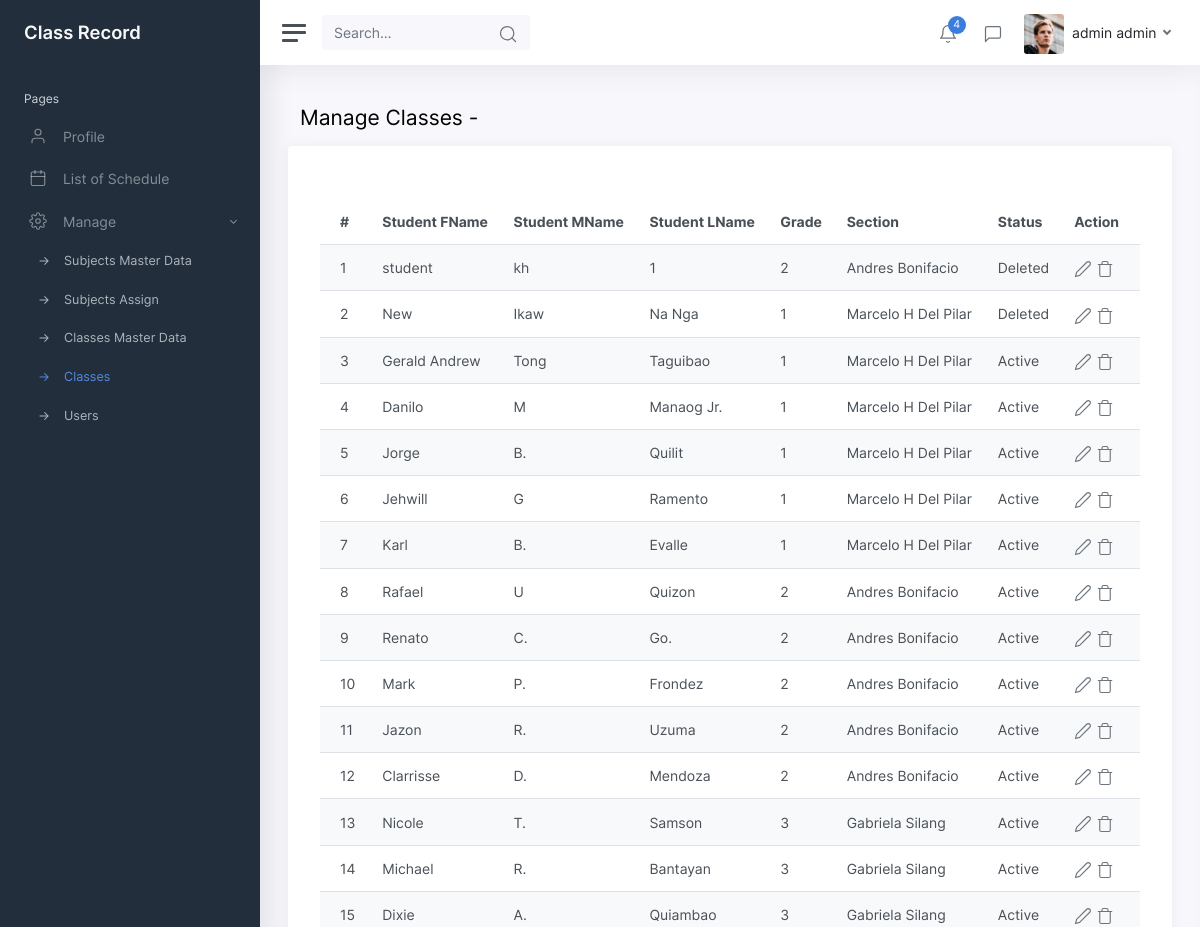
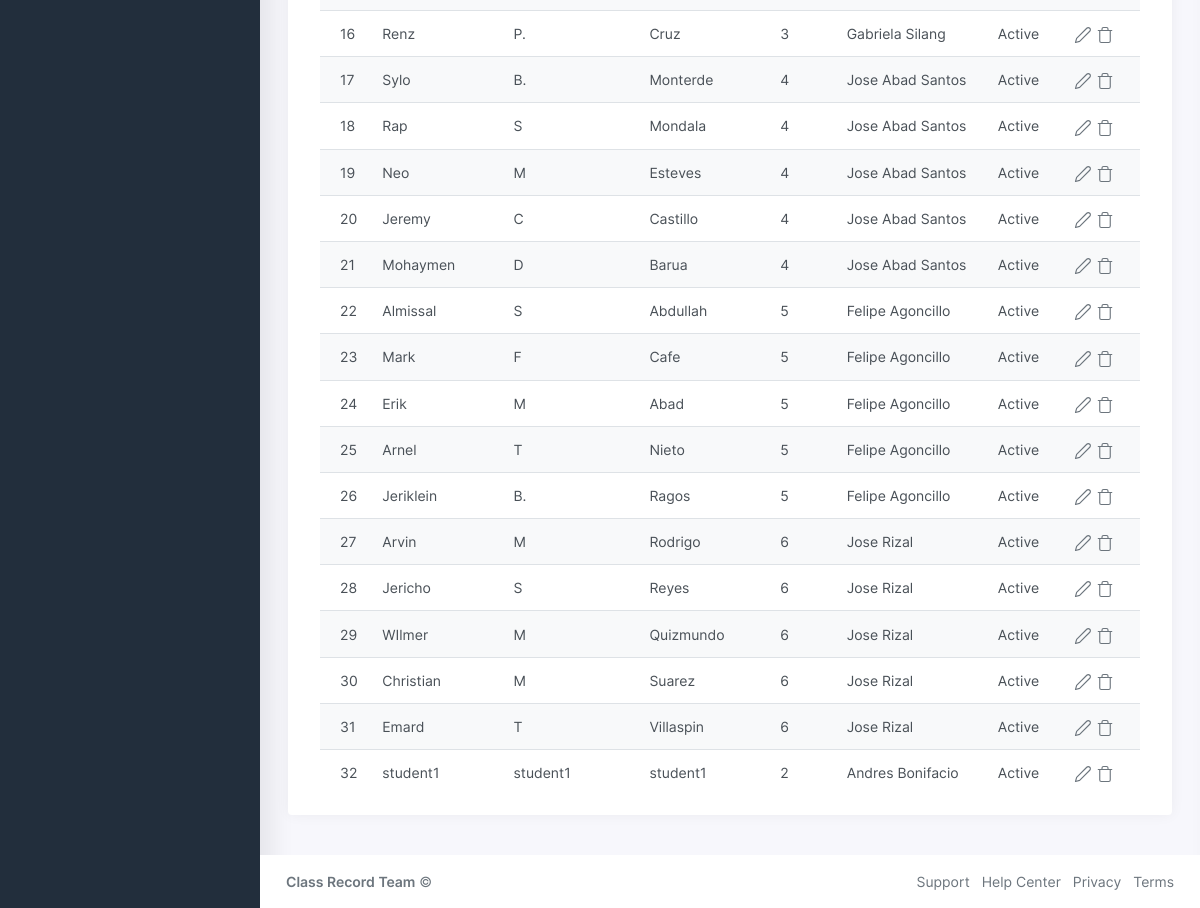
The app's page /classes.php (signed in) with its own data (2 pictures, top to bottom).
### tables this page shows
CREATE TABLE `user` (
  `userId` int NOT NULL,
  `email` varchar(255) NOT NULL,
  `lrn` varchar(255) NOT NULL,
  `username` varchar(255) NOT NULL,
  `password` varchar(255) NOT NULL,
  `first_name` varchar(255) NOT NULL,
  `middle_name` varchar(255) NOT NULL,
  `last_name` varchar(255) NOT NULL,
  `role` enum('Teacher','Student','Admin') NOT NULL,
  `date_created` datetime NOT NULL,
  `date_updated` datetime NOT NULL,
  `status` enum('Active','Inactive','Deleted') NOT NULL
);

### libraries/data_interface.php (called while the page is built, shortened)
<?php
class jpacObject{
	private $conn;
	public function __construct(){
  		try {
	 		$this->conn = new PDO("mysql:host=".db_server.";dbname=".db_name, db_user, db_pass);
  			$this->conn->setAttribute(PDO::ATTR_ERRMODE, PDO::ERRMODE_EXCEPTION);
		} catch(PDOException $e) {
		  	echo "Connection failed: " . $e->getMessage();
		  	die;
		}
	}
	function SQLQuery($sql) {
		$sth=$this->conn->prepare($sql);
		$sth->execute();
		$result = $sth->fetchAll();
		return $result;
	}
}
?>

### classes.php (the view, shortened to what this page needs)
<?php
$page="Classes";
$manage="yes";
$jpac=new JpacObject();
$userData=isset($_SESSION['userData']) ? $_SESSION['userData'] : [] ;
$id=isset($_REQUEST['id']) ? $_REQUEST['id'] : "";
$gradeVal="";
$sectionVal="";
if($id==""){
	$sqlStudent="SELECT t0.*,IFNULL(t2.grade,'') as grade,IFNULL(t2.section,'') as section from user t0 LEFT JOIN class t1 on t0.userId=t1.studentId LEFT JOIN classes_master_data t2 on t1.classMasterId=t2.classMasterId WHERE role='Student'";
	$studentData=$jpac->SQLQuery($sqlStudent);
}
?>
<?php include_once("includes/header.php"); ?>
	<div class="wrapper">
		<?php include_once("menu.php") ?>
		<div class="main">
			<?php include_once("navbar.php") ?>
			<main class="content">
				<div class="container-fluid p-0">
					<h1 class="h3 mb-3">Manage Classes <?= $gradeVal ?> - <?= $sectionVal ?></h1>
					<div class="row">
                        <div class="card">
                            <div class="card-header text-right">
                            </div>
                            <div class="card-body table-responsive">
                            <table class="table table-striped table-hover" id="usersTable">
									<thead>
										<tr>
											<th>#</th>
											<th>Student FName</th>
											<th>Student MName</th>
											<th>Student LName</th>
											<th>Grade</th>
											<th>Section</th>
											<th>Status</th>
											<th>Action</th>
                                        </tr>
									</thead>
									<tbody>
										<?php
                                        $result=$studentData;
                                        for($i=0;$i<count($result);$i++){
                                        ?>
										<tr>
											<td><?= ($i+1) ?></td>
											<td><?= $result[$i]['first_name'] ?></td>
											<td><?= $result[$i]['middle_name'] ?></td>
											<td><?= $result[$i]['last_name'] ?></td>
											<td><?= $result[$i]['grade'] ?></td>
											<td><?= $result[$i]['section'] ?></td>
											<td><?= $result[$i]['status'] ?></td>
											<td class="table-action">
												<a href="#" data-toggle="modal" data-target="#modalData" onclick="showModalData('edit','<?= $result[$i]['userId'] ?>','<?= $result[$i]['grade'] ?>','<?= $result[$i]['section'] ?>','<?= $result[$i]['status'] ?>')"><i class="align-middle" data-feather="edit-2"></i></a>
												<a href="#"><i class="align-middle" data-feather="trash"></i></a>
											</td>
										</tr>
                                        <?php } ?>
									</tbody>
								</table>
                            </div>
                        </div>
					</div>
				</div>
			</main>
			<?php include_once("includes/footer.php") ?>
		</div>
	</div>
<link rel="stylesheet" type="text/css" href="https://cdn.datatables.net/v/bs5/dt-1.11.5/datatables.min.css"/>
</body>
</html>

### includes/header.php (shortened to what this page needs)
<!DOCTYPE html>
<html lang="en">
<head>
	<link href="css/app.css" rel="stylesheet">
</head>
<body>

### menu.php (shortened to what this page needs)
<nav id="sidebar" class="sidebar">
    <div class="sidebar-content js-simplebar">
        <a class="sidebar-brand" href="index.html">
            <span class="align-middle">Class Record</span>
        </a>
        <ul class="sidebar-nav">
            <li class="sidebar-header">
                Pages
            </li>
            <li class="sidebar-item <?php if(strtolower($page)=="profile") echo "active"; ?>">
                <a class="sidebar-link" href="<?= link_profile ?>">
                    <i class="align-middle" data-feather="user"></i> <span class="align-middle">Profile</span>
                </a>
            </li>
            <li class="sidebar-item">
                <a class="sidebar-link" href="#">
                    <i class="align-middle" data-feather="calendar"></i> <span class="align-middle">List of Schedule</span>
                </a>
            </li>
            <li class="sidebar-item">
                <a data-target="#ui" data-toggle="collapse" class="sidebar-link collapsed">
                    <i class="align-middle" data-feather="settings"></i> <span class="align-middle">Manage</span>
                </a>
                <?php if($userData[0]['role']=="Admin") { ?>
                <ul id="ui" class="sidebar-dropdown list-unstyled collapse <?php if(strtolower($manage) == "yes") echo "show";  ?>" data-parent="#sidebar">
                    <?php if($userData[0]['role']=="Admin") { ?>
                        <li class="sidebar-item <?php if(strtolower($page) == "subjects master data") echo "active"; ?>"><a class="sidebar-link" href="subject_master_data_action.php">Subjects Master Data</a></li>
                        <li class="sidebar-item <?php if(strtolower($page) == "subjects") echo "active"; ?>"><a class="sidebar-link" href="subject_action.php">Subjects Assign</a></li>
                    <?php } ?>
                    <li class="sidebar-item <?php if(strtolower($page) == "classes master data") echo "active"; ?>"><a class="sidebar-link" href="classes_action.php">Classes Master Data</a></li>
                    <li class="sidebar-item <?php if(strtolower($page) == "classes") echo "active"; ?>"><a class="sidebar-link" href="classes.php">Classes</a></li>
                    <?php if($userData[0]['role']=="Admin") { ?>
                        <li class="sidebar-item <?php if(strtolower($page) == "users") echo "active"; ?>"><a class="sidebar-link" href="users.php">Users</a></li>
                    <?php } ?>
                </ul>
                <?php } ?>
            </li>
        </ul>
    </div>
</nav>

### navbar.php (shortened to what this page needs)
<nav class="navbar navbar-expand navbar-light navbar-bg">
    <a class="sidebar-toggle d-flex"><i class="hamburger align-self-center"></i></a>
    <form class="d-none d-sm-inline-block">
        <div class="input-group input-group-navbar">
            <input type="text" class="form-control" placeholder="Search…" aria-label="Search">
            <button class="btn" type="button"><i class="align-middle" data-feather="search"></i></button>
        </div>
    </form>
    <div class="navbar-collapse collapse">
        <ul class="navbar-nav navbar-align">
            <li class="nav-item dropdown">
                <a class="nav-icon dropdown-toggle" href="#" id="alertsDropdown" data-toggle="dropdown">
                    <div class="position-relative">
                        <i class="align-middle" data-feather="bell"></i>
                        <span class="indicator">4</span>
                    </div>
                </a>
            </li>
            <li class="nav-item dropdown">
                <a class="nav-icon dropdown-toggle" href="#" id="messagesDropdown" data-toggle="dropdown">
                    <div class="position-relative">
                        <i class="align-middle" data-feather="message-square"></i>
                    </div>
                </a>
            </li>
            <li class="nav-item dropdown">
                <a class="nav-link dropdown-toggle d-none d-sm-inline-block" href="#" data-toggle="dropdown">
    <img src="img/avatars/avatar.jpg" class="avatar img-fluid rounded mr-1" alt="Charles Hall" /> <span class="text-dark"><?= $userData[0]['first_name']." ".$userData[0]['last_name'] ?></span>
    </a>
            </li>
        </ul>
    </div>
</nav>

### includes/footer.php (shortened to what this page needs)
<footer class="footer">
    <div class="container-fluid">
        <div class="row text-muted">
            <div class="col-6 text-left">
                <p class="mb-0">
                    <a href="index.php" class="text-muted"><strong>Class Record Team</strong></a> &copy;
                </p>
            </div>
            <div class="col-6 text-right">
                <ul class="list-inline">
                    <li class="list-inline-item">
                        <a class="text-muted" href="#">Support</a>
                    </li>
                    <li class="list-inline-item">
                        <a class="text-muted" href="#">Help Center</a>
                    </li>
                    <li class="list-inline-item">
                        <a class="text-muted" href="#">Privacy</a>
                    </li>
                    <li class="list-inline-item">
                        <a class="text-muted" href="#">Terms</a>
                    </li>
                </ul>
            </div>
        </div>
    </div>
</footer>

### records on screen
user: first_name "student", middle_name "kh", last_name "1", grade "2", section "Andres Bonifacio", status "Deleted"
user: first_name "New", middle_name "Ikaw", last_name "Na Nga", grade "1", section "Marcelo H Del Pilar", status "Deleted"
user: first_name "Gerald Andrew", middle_name "Tong", last_name "Taguibao", grade "1", section "Marcelo H Del Pilar", status "Active"
user: first_name "Danilo", middle_name "M", last_name "Manaog Jr.", grade "1", section "Marcelo H Del Pilar", status "Active"
user: first_name "Jorge", middle_name "B.", last_name "Quilit", grade "1", section "Marcelo H Del Pilar", status "Active"
user: first_name "Jehwill", middle_name "G", last_name "Ramento", grade "1", section "Marcelo H Del Pilar", status "Active"
user: first_name "Karl", middle_name "B.", last_name "Evalle", grade "1", section "Marcelo H Del Pilar", status "Active"
user: first_name "Rafael", middle_name "U", last_name "Quizon", grade "2", section "Andres Bonifacio", status "Active"
user: first_name "Renato", middle_name "C.", last_name "Go.", grade "2", section "Andres Bonifacio", status "Active"
user: first_name "Mark", middle_name "P.", last_name "Frondez", grade "2", section "Andres Bonifacio", status "Active"
user: first_name "Jazon", middle_name "R.", last_name "Uzuma", grade "2", section "Andres Bonifacio", status "Active"
user: first_name "Clarrisse", middle_name "D.", last_name "Mendoza", grade "2", section "Andres Bonifacio", status "Active"
user: first_name "Nicole", middle_name "T.", last_name "Samson", grade "3", section "Gabriela Silang", status "Active"
user: first_name "Michael", middle_name "R.", last_name "Bantayan", grade "3", section "Gabriela Silang", status "Active"
user: first_name "Dixie", middle_name "A.", last_name "Quiambao", grade "3", section "Gabriela Silang", status "Active"
user: first_name "Renz", middle_name "P.", last_name "Cruz", grade "3", section "Gabriela Silang", status "Active"
user: first_name "Sylo", middle_name "B.", last_name "Monterde", grade "4", section "Jose Abad Santos", status "Active"
user: first_name "Rap", middle_name "S", last_name "Mondala", grade "4", section "Jose Abad Santos", status "Active"
user: first_name "Neo", middle_name "M", last_name "Esteves", grade "4", section "Jose Abad Santos", status "Active"
user: first_name "Jeremy", middle_name "C", last_name "Castillo", grade "4", section "Jose Abad Santos", status "Active"
user: first_name "Mohaymen", middle_name "D", last_name "Barua", grade "4", section "Jose Abad Santos", status "Active"
user: first_name "Almissal", middle_name "S", last_name "Abdullah", grade "5", section "Felipe Agoncillo", status "Active"
user: first_name "Mark", middle_name "F", last_name "Cafe", grade "5", section "Felipe Agoncillo", status "Active"
user: first_name "Erik", middle_name "M", last_name "Abad", grade "5", section "Felipe Agoncillo", status "Active"
user: first_name "Arnel", middle_name "T", last_name "Nieto", grade "5", section "Felipe Agoncillo", status "Active"
user: first_name "Jeriklein", middle_name "B.", last_name "Ragos", grade "5", section "Felipe Agoncillo", status "Active"
user: first_name "Arvin", middle_name "M", last_name "Rodrigo", grade "6", section "Jose Rizal", status "Active"
user: first_name "Jericho", middle_name "S", last_name "Reyes", grade "6", section "Jose Rizal", status "Active"
user: first_name "WIlmer", middle_name "M", last_name "Quizmundo", grade "6", section "Jose Rizal", status "Active"
user: first_name "Christian", middle_name "M", last_name "Suarez", grade "6", section "Jose Rizal", status "Active"
user: first_name "Emard", middle_name "T", last_name "Villaspin", grade "6", section "Jose Rizal", status "Active"
user: first_name "student1", middle_name "student1", last_name "student1", grade "2", section "Andres Bonifacio", status "Active"

### other values on screen
$userData[0]['first_name'] "admin"
$userData[0]['last_name'] "admin"
